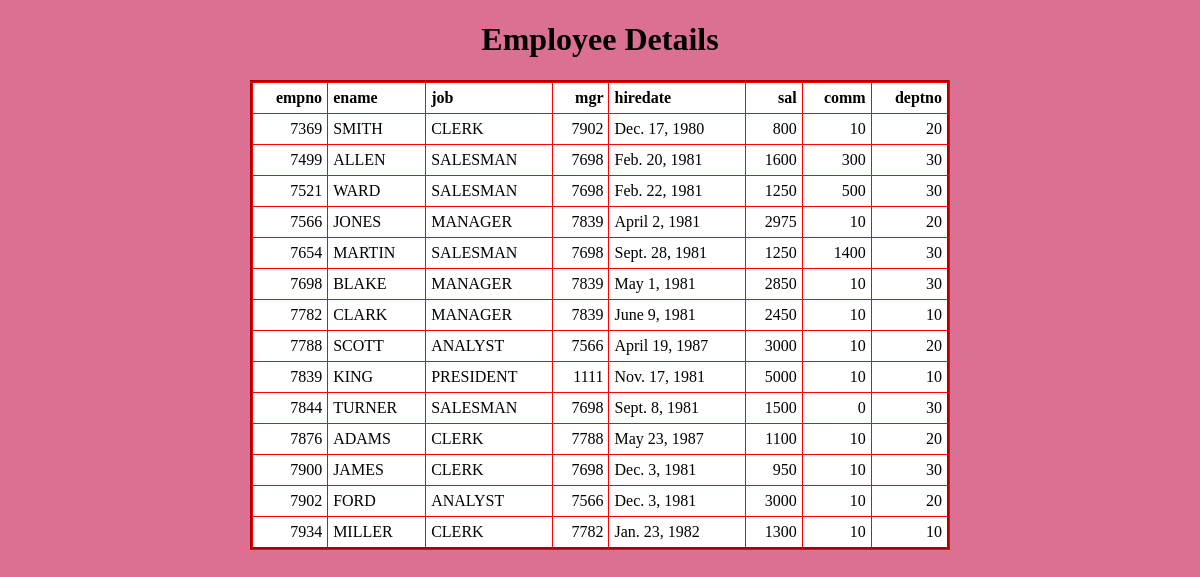
The app's page /Show_emp/ with its own data.
### app/models.py (models this page shows, shortened)
class emp(models.Model):
    empno = models.IntegerField(primary_key=True)
    ename = models.CharField(max_length=100)
    job = models.CharField(max_length=100)
    mgr = models.IntegerField()
    hiredate = models.DateField()
    sal = models.IntegerField()
    comm = models.IntegerField(null=True)
    deptno = models.ForeignKey(dept, on_delete=models.CASCADE)

class dept(models.Model):
    deptno = models.IntegerField(primary_key=True)
    dname = models.CharField(max_length=100)
    loc = models.CharField(max_length=100)
    def __str__(self):
        return str(self.deptno)

### app/views.py (the view)
# urls.py: path('Show_emp/', Show_emp, name='Show_emp'),
def Show_emp(request):
    LOE = emp.objects.all()
    LOE = emp.objects.filter(hiredate__month='09')
    LOE = emp.objects.filter(hiredate__year='1981')
    LOE = emp.objects.filter(hiredate__day='03')
    LOE = emp.objects.filter(ename__startswith='s')
    LOE = emp.objects.filter(ename__endswith='s')
    LOE = emp.objects.filter(ename__contains='s')
    LOE = emp.objects.filter(sal__gt='1000')
    LOE = emp.objects.filter(ename__in=('SMITH','SCOTT', 'ALLEN'))
    LOE = emp.objects.filter(ename__regex=r'[a-zA-Z]{6}')
    LOE = emp.objects.filter(Q(deptno='20') & Q(sal__gt='1000'))
    LOE = emp.objects.filter(Q(ename__startswith='s') & Q(ename__endswith='h'))
    LOE = emp.objects.filter(Q(ename__startswith='s') | Q(ename__endswith='s'))
    LOE = emp.objects.all()
    d = {'detail' : LOE}
    return render(request, 'Show_emp.html', d)

### templates/Show_emp.html (shortened to what this page needs)
{% load static %}
<!DOCTYPE html>
<html lang="en">
<head>
    <link rel="stylesheet" href="{% static 'css/Show_emp.css' %}">
</head>
<body>
    <center>
        <h1>Employee Details</h1>
        <table border="3px">
            <tr class="yes">
                <th class="A">empno</th>
                <th>ename</th>
                <th>job</th>
                <th class="A">mgr</th>
                <th>hiredate</th>
                <th class="A">sal</th>
                <th class="A">comm</th>
                <th class="A">deptno</th>
            </tr>
            {% for eo in detail %}
            <tr>
                <td class="a a1">{{eo.empno}}</td>
                <td class="b">{{eo.ename}}</td>
                <td class="c">{{eo.job}}</td>
                <td class="d a1">{{eo.mgr}}</td>
                <td class="e">{{eo.hiredate}}</td>
                <td class="f a1">{{eo.sal}}</td>
                <td class="g a1">{{eo.comm}}</td>
                <td class="h a1">{{eo.deptno}}</td>
            </tr>
            {% endfor %}
        </table>
    </center>
</body>
</html>

### static/css/Show_emp.css (style rules this page uses)
body { background-color: palevioletred; }
table { border-color: red; background-color: white; width: 700px; height: 470px; cursor: pointer; border-collapse: collapse; }
th { padding: 5px; text-align: left; }
td { padding: 5px; }
.a1 { text-align: right; }
.A { text-align: right; }

### records on screen
emp: empno "7369", ename "SMITH", job "CLERK", mgr "7902", hiredate "Dec. 17, 1980", sal "800", comm "10", deptno "20"
emp: empno "7499", ename "ALLEN", job "SALESMAN", mgr "7698", hiredate "Feb. 20, 1981", sal "1600", comm "300", deptno "30"
emp: empno "7521", ename "WARD", job "SALESMAN", mgr "7698", hiredate "Feb. 22, 1981", sal "1250", comm "500", deptno "30"
emp: empno "7566", ename "JONES", job "MANAGER", mgr "7839", hiredate "April 2, 1981", sal "2975", comm "10", deptno "20"
emp: empno "7654", ename "MARTIN", job "SALESMAN", mgr "7698", hiredate "Sept. 28, 1981", sal "1250", comm "1400", deptno "30"
emp: empno "7698", ename "BLAKE", job "MANAGER", mgr "7839", hiredate "May 1, 1981", sal "2850", comm "10", deptno "30"
emp: empno "7782", ename "CLARK", job "MANAGER", mgr "7839", hiredate "June 9, 1981", sal "2450", comm "10", deptno "10"
emp: empno "7788", ename "SCOTT", job "ANALYST", mgr "7566", hiredate "April 19, 1987", sal "3000", comm "10", deptno "20"
emp: empno "7839", ename "KING", job "PRESIDENT", mgr "1111", hiredate "Nov. 17, 1981", sal "5000", comm "10", deptno "10"
emp: empno "7844", ename "TURNER", job "SALESMAN", mgr "7698", hiredate "Sept. 8, 1981", sal "1500", comm "0", deptno "30"
emp: empno "7876", ename "ADAMS", job "CLERK", mgr "7788", hiredate "May 23, 1987", sal "1100", comm "10", deptno "20"
emp: empno "7900", ename "JAMES", job "CLERK", mgr "7698", hiredate "Dec. 3, 1981", sal "950", comm "10", deptno "30"
emp: empno "7902", ename "FORD", job "ANALYST", mgr "7566", hiredate "Dec. 3, 1981", sal "3000", comm "10", deptno "20"
emp: empno "7934", ename "MILLER", job "CLERK", mgr "7782", hiredate "Jan. 23, 1982", sal "1300", comm "10", deptno "10"
